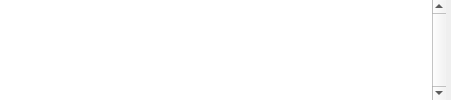
      <widget class="QWidget" name="tabHexdump_2">
       <attribute name="title">
        <string>Hexdump</string>
       </attribute>
       <layout class="QHBoxLayout" name="horizontalLayout_11">
        <property name="spacing">
         <number>0</number>
        </property>
        <property name="leftMargin">
         <number>0</number>
        </property>
        <property name="topMargin">
         <number>0</number>
        </property>
        <property name="rightMargin">
         <number>5</number>
        </property>
        <property name="bottomMargin">
         <number>0</number>
        </property>
        <item>
         <layout class="QVBoxLayout" name="verticalLayout_4" stretch="2">
          <property name="spacing">
           <number>5</number>
          </property>
          <property name="leftMargin">
           <number>0</number>
          </property>
          <item>
           <layout class="QHBoxLayout" name="horizontalLayout_6">
            <property name="spacing">
             <number>0</number>
            </property>
            <item>
             <widget class="QTextEdit" name="hexOffsetText_2">
              <property name="sizePolicy">
               <sizepolicy hsizetype="Preferred" vsizetype="Expanding">
                <horstretch>0</horstretch>
                <verstretch>0</verstretch>
               </sizepolicy>
              </property>
              <property name="font">
               <font>
                <family>Anonymous Pro</family>
                <pointsize>13</pointsize>
               </font>
              </property>
              <property name="acceptDrops">
               <bool>false</bool>
              </property>
              <property name="styleSheet">
               <string notr="true"/>
              </property>
              <property name="frameShape">
               <enum>QFrame::NoFrame</enum>
              </property>
              <property name="lineWidth">
               <number>0</number>
              </property>
              <property name="verticalScrollBarPolicy">
               <enum>Qt::ScrollBarAlwaysOff</enum>
              </property>
              <property name="horizontalScrollBarPolicy">
               <enum>Qt::ScrollBarAlwaysOff</enum>
              </property>
              <property name="sizeAdjustPolicy">
               <enum>QAbstractScrollArea::AdjustToContents</enum>
              </property>
              <property name="documentTitle">
               <string notr="true"/>
              </property>
              <property name="undoRedoEnabled">
               <bool>true</bool>
              </property>
              <property name="lineWrapMode">
               <enum>QTextEdit::NoWrap</enum>
              </property>
              <property name="readOnly">
               <bool>true</bool>
              </property>
              <property name="html">
               <string notr="true">&lt;!DOCTYPE HTML PUBLIC &quot;-//W3C//DTD HTML 4.0//EN&quot; &quot;http://www.w3.org/TR/REC-html40/strict.dtd&quot;&gt;
&lt;html&gt;&lt;head&gt;&lt;meta name=&quot;qrichtext&quot; content=&quot;1&quot; /&gt;&lt;style type=&quot;text/css&quot;&gt;
p, li { white-space: pre-wrap; }
&lt;/style&gt;&lt;/head&gt;&lt;body style=&quot; font-family:'Anonymous Pro'; font-size:13pt; font-weight:400; font-style:normal;&quot;&gt;
&lt;p style=&quot;-qt-paragraph-type:empty; margin-top:0px; margin-bottom:0px; margin-left:0px; margin-right:0px; -qt-block-indent:0; text-indent:0px; font-family:'Monaco'; font-size:12pt;&quot;&gt;&lt;br /&gt;&lt;/p&gt;&lt;/body&gt;&lt;/html&gt;</string>
              </property>
              <property name="overwriteMode">
               <bool>false</bool>
              </property>
              <property name="acceptRichText">
               <bool>false</bool>
              </property>
              <property name="textInteractionFlags">
               <set>Qt::TextSelectableByKeyboard|Qt::TextSelectableByMouse</set>
              </property>
              <property name="placeholderText">
               <string notr="true"/>
              </property>
             </widget>
            </item>
            <item>
             <widget class="QTextEdit" name="hexHexText_2">
              <property name="sizePolicy">
               <sizepolicy hsizetype="Preferred" vsizetype="Expanding">
                <horstretch>0</horstretch>
                <verstretch>0</verstretch>
               </sizepolicy>
              </property>
              <property name="minimumSize">
               <size>
                <width>0</width>
                <height>0</height>
               </size>
              </property>
              <property name="maximumSize">
               <size>
                <width>16777215</width>
                <height>16777215</height>
               </size>
              </property>
              <property name="font">
               <font>
                <family>Anonymous Pro</family>
                <pointsize>13</pointsize>
               </font>
              </property>
              <property name="acceptDrops">
               <bool>false</bool>
              </property>
              <property name="frameShape">
               <enum>QFrame::NoFrame</enum>
              </property>
              <property name="lineWidth">
               <number>0</number>
              </property>
              <property name="verticalScrollBarPolicy">
               <enum>Qt::ScrollBarAlwaysOff</enum>
              </property>
              <property name="horizontalScrollBarPolicy">
               <enum>Qt::ScrollBarAlwaysOff</enum>
              </property>
              <property name="sizeAdjustPolicy">
               <enum>QAbstractScrollArea::AdjustToContents</enum>
              </property>
              <property name="lineWrapMode">
               <enum>QTextEdit::NoWrap</enum>
              </property>
              <property name="readOnly">
               <bool>true</bool>
              </property>
              <property name="html">
               <string>&lt;!DOCTYPE HTML PUBLIC &quot;-//W3C//DTD HTML 4.0//EN&quot; &quot;http://www.w3.org/TR/REC-html40/strict.dtd&quot;&gt;
&lt;html&gt;&lt;head&gt;&lt;meta name=&quot;qrichtext&quot; content=&quot;1&quot; /&gt;&lt;style type=&quot;text/css&quot;&gt;
p, li { white-space: pre-wrap; }
&lt;/style&gt;&lt;/head&gt;&lt;body style=&quot; font-family:'Anonymous Pro'; font-size:13pt; font-weight:400; font-style:normal;&quot;&gt;
&lt;p style=&quot;-qt-paragraph-type:empty; margin-top:0px; margin-bottom:0px; margin-left:0px; margin-right:0px; -qt-block-indent:0; text-indent:0px; font-family:'Monaco'; font-size:12pt;&quot;&gt;&lt;br /&gt;&lt;/p&gt;&lt;/body&gt;&lt;/html&gt;</string>
              </property>
              <property name="overwriteMode">
               <bool>false</bool>
              </property>
              <property name="textInteractionFlags">
               <set>Qt::TextSelectableByKeyboard|Qt::TextSelectableByMouse</set>
              </property>
              <property name="placeholderText">
               <string notr="true"/>
              </property>
             </widget>
            </item>
            <item>
             <widget class="QTextEdit" name="hexASCIIText_2">
              <property name="sizePolicy">
               <sizepolicy hsizetype="Expanding" vsizetype="Expanding">
                <horstretch>0</horstretch>
                <verstretch>0</verstretch>
               </sizepolicy>
              </property>
              <property name="minimumSize">
               <size>
                <width>0</width>
                <height>0</height>
               </size>
              </property>
              <property name="maximumSize">
               <size>
                <width>16777215</width>
                <height>16777215</height>
               </size>
              </property>
              <property name="font">
               <font>
                <family>Anonymous Pro</family>
                <pointsize>13</pointsize>
               </font>
              </property>
              <property name="acceptDrops">
               <bool>false</bool>
              </property>
              <property name="frameShape">
               <enum>QFrame::NoFrame</enum>
              </property>
              <property name="lineWidth">
               <number>0</number>
              </property>
              <property name="verticalScrollBarPolicy">
               <enum>Qt::ScrollBarAlwaysOn</enum>
              </property>
              <property name="horizontalScrollBarPolicy">
               <enum>Qt::ScrollBarAlwaysOff</enum>
              </property>
              <property name="sizeAdjustPolicy">
               <enum>QAbstractScrollArea::AdjustToContents</enum>
              </property>
              <property name="lineWrapMode">
               <enum>QTextEdit::NoWrap</enum>
              </property>
              <property name="readOnly">
               <bool>true</bool>
              </property>
              <property name="html">
               <string>&lt;!DOCTYPE HTML PUBLIC &quot;-//W3C//DTD HTML 4.0//EN&quot; &quot;http://www.w3.org/TR/REC-html40/strict.dtd&quot;&gt;
&lt;html&gt;&lt;head&gt;&lt;meta name=&quot;qrichtext&quot; content=&quot;1&quot; /&gt;&lt;style type=&quot;text/css&quot;&gt;
p, li { white-space: pre-wrap; }
&lt;/style&gt;&lt;/head&gt;&lt;body style=&quot; font-family:'Anonymous Pro'; font-size:13pt; font-weight:400; font-style:normal;&quot;&gt;
&lt;p style=&quot;-qt-paragraph-type:empty; margin-top:0px; margin-bottom:0px; margin-left:0px; margin-right:0px; -qt-block-indent:0; text-indent:0px; font-family:'Monaco'; font-size:12pt;&quot;&gt;&lt;br /&gt;&lt;/p&gt;&lt;/body&gt;&lt;/html&gt;</string>
              </property>
              <property name="overwriteMode">
               <bool>false</bool>
              </property>
              <property name="textInteractionFlags">
               <set>Qt::TextSelectableByKeyboard|Qt::TextSelectableByMouse</set>
              </property>
             </widget>
            </item>
           </layout>
          </item>
         </layout>
        </item>
       </layout>
      </widget>
